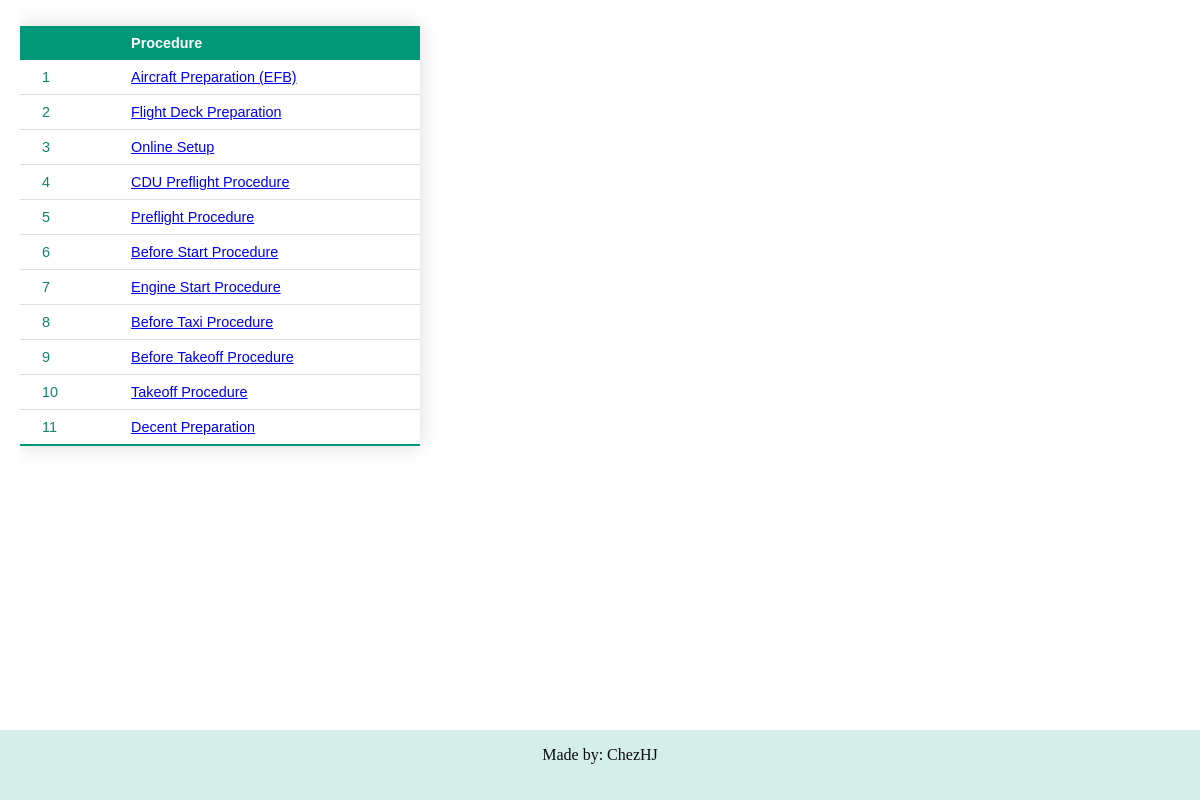
The app's page /checklist/procedures/, older data.
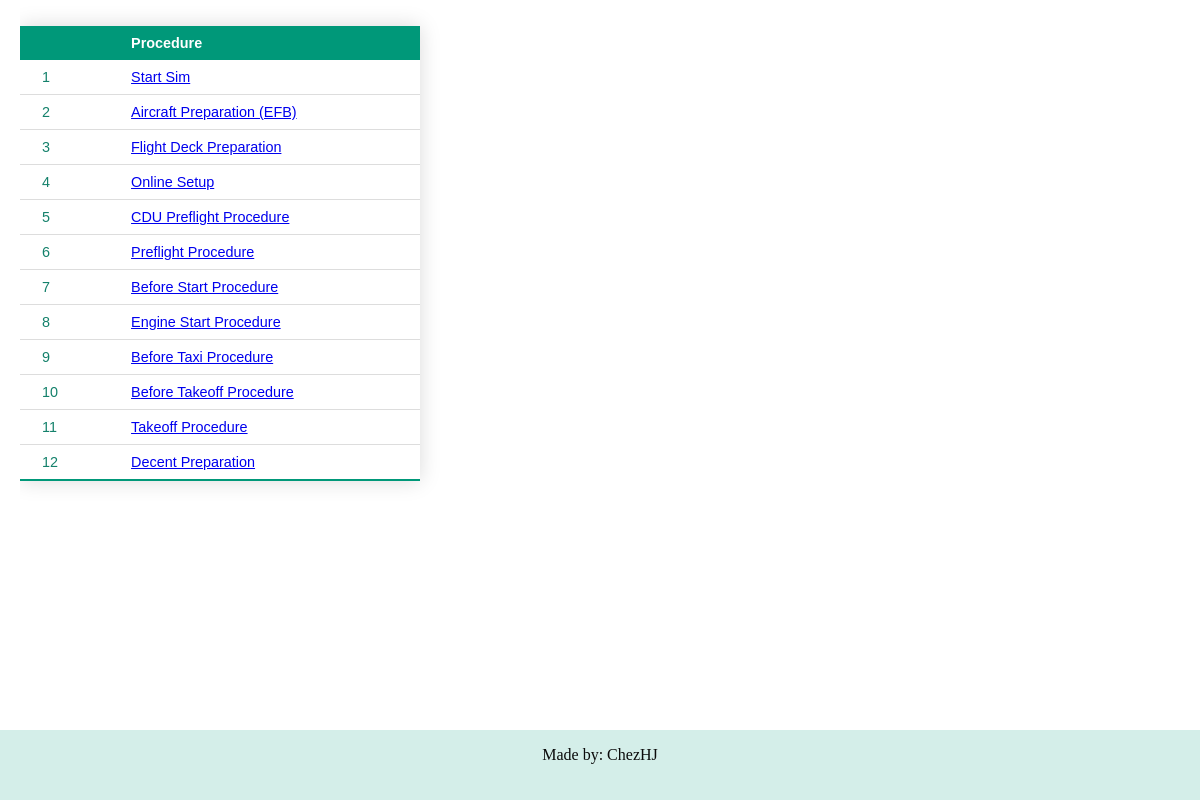
The same page, newer data.
### checklist/models.py (models this page shows, shortened)
class Procedure(models.Model):
    title = models.CharField(max_length=40)
    step = models.PositiveIntegerField()
    slug = models.SlugField(unique=True)
    def get_absolute_url(self):
        return reverse("checklist:detail", kwargs={"slug": self.slug})

### checklist/views.py (the view)
# urls.py: path('procedures/', views.IndexView.as_view(), name='index'),
class IndexView(generic.ListView):
    template_name = "checklist/index.html"
    context_object_name = "procedure_list"
    def get_queryset(self):
        return Procedure.objects.order_by("step")

### checklist/templates/checklist/index.html (shortened to what this page needs)
{% extends 'checklist/base.html' %}
{% block content %}
{% if procedure_list %}
<table id="Table1" class="styled-table">
    <thead>
        <tr>
            <th>&nbsp;</th>
            <th>Procedure</th>
        </tr>
    </thead>
    <tbody>
        {% for proc in procedure_list %}
            <tr><td>{{ forloop.counter }}</td><td><a href="{{ proc.get_absolute_url }} "</a>{{ proc.title }}</td></tr>
    {% endfor %}
    </tbody>
</table>
{% else %}
    <p>No items are available.</p>
{% endif %}
{% endblock %}

### checklist/templates/checklist/base.html (shortened to what this page needs)
<html>
<head>
</head>
<!DOCTYPE html>
<html lang="en">
<head>
</head>
{% load static %}
<link rel="stylesheet" type="text/css" href="{% static 'checklist/style.css' %}">
<body class="body">
    <div class="content" id="content" name="content">
	{% block content %}
	{% endblock %}
    </div>
    <div class="footer">
        <p>Made by: ChezHJ<br>
        </p>
    </div>
</body>
</html>

### checklist/static/checklist/style.css (style rules this page uses)
.styled-table { border-collapse: collapse; margin: 25px 0; font-size: 0.9em; font-family: sans-serif; min-width: 400px; color: #14816b; box-shadow: 0 0 20px rgba(0, 0, 0, 0.15); }
.styled-table thead tr { background-color: #009879; color: #ffffff; text-align: left; }
.styled-table th, .styled-table td { padding: 9px 22px; }
.styled-table tbody tr { border-bottom: 1px solid #dddddd; }
.styled-table tbody tr:last-of-type { border-bottom: 2px solid #009879; }
.footer { left: 0; bottom: 0; width: 100%; background-color: rgb(212, 238, 233); color: rgb(11, 11, 11); text-align: center; height: 70px; position:absolute; right:0px; overflow:hidden; }
.body { height: 100%; width: 100%; margin: 0; overflow:auto; }
.content { position:absolute; top: 1px; bottom:70px; left:20px; right:0px; overflow:auto; margin-bottom: 20px; }

Row changes from the older to the newer data that the page shows:
added Procedure: title "Start Sim"
